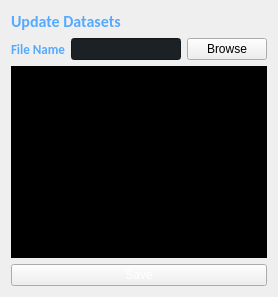
            <widget class="QWidget" name="update_page">
             <layout class="QVBoxLayout" name="verticalLayout">
              <item>
               <widget class="QLabel" name="lbl_update">
                <property name="font">
                 <font>
                  <family>Calibri</family>
                  <pointsize>12</pointsize>
                  <weight>75</weight>
                  <bold>true</bold>
                 </font>
                </property>
                <property name="styleSheet">
                 <string notr="true">color:rgb(85, 170, 255);</string>
                </property>
                <property name="text">
                 <string>Update Datasets</string>
                </property>
               </widget>
              </item>
              <item>
               <layout class="QHBoxLayout" name="horizontalLayout_6">
                <item>
                 <widget class="QLabel" name="lbl_fileName_3">
                  <property name="font">
                   <font>
                    <family>Calibri</family>
                    <pointsize>10</pointsize>
                    <weight>75</weight>
                    <bold>true</bold>
                   </font>
                  </property>
                  <property name="styleSheet">
                   <string notr="true">color:rgb(85, 170, 255)</string>
                  </property>
                  <property name="text">
                   <string>File Name</string>
                  </property>
                 </widget>
                </item>
                <item>
                 <widget class="QLineEdit" name="lineEdit_5">
                  <property name="styleSheet">
                   <string notr="true">background-color:rgb(28, 33, 38);
color:white;</string>
                  </property>
                 </widget>
                </item>
                <item>
                 <widget class="QPushButton" name="pushButton_5">
                  <property name="styleSheet">
                   <string notr="true">QPushButton{

background-color:rgb(52, 59, 72);
color:white;
}
QPushButton:hover {
background-color: rgb(57, 65, 80);
	border: 2px solid rgb(61, 70, 86);
}
QPushButton:pressed {	
	background-color: rgb(35, 40, 49);
}	border: 2px solid rgb(43, 50, 61);</string>
                  </property>
                  <property name="text">
                   <string>Browse</string>
                  </property>
                 </widget>
                </item>
               </layout>
              </item>
              <item>
               <widget class="QTableWidget" name="tableWidget">
                <property name="styleSheet">
                 <string notr="true">            QTableWidget {
background-color: #000000; 
alternate-background-color: #222222; 
gridline-color: #AAAAAA; 
color: #FFFFFF;
selected-color: white;
selection-background-color: #FFC000; 
selection-color: #AA00FF
} 
           QTableWidget QHeaderView { background-color: #00000000;}
           QTableWidget QHeaderView::section { background-color: #444444; color: #FFFFFF; border: none; 
           Tborder-style: none;} 
           QTableWidget QHeaderView::section:checked { background-color: #FFC000; color: #000000;}
           QHeaderView::section:horizontal { border-right: 1px solid #AAAAAA; }
           QHeaderView::section:vertical { border-bottom: 1px solid #AAAAAA; }
           QTableWidget QTableCornerButton::section {  background: #00000000;  border: 0px   }</string>
                </property>
               </widget>
              </item>
              <item>
               <widget class="QPushButton" name="pushButton_3">
                <property name="styleSheet">
                 <string notr="true">color:white
</string>
                </property>
                <property name="text">
                 <string>Save</string>
                </property>
                <property name="icon">
                 <iconset resource="../../../Dropbox/LAST SEMESTER YEAR 3/Senior Project/Inerface/Interface/UI/Icons.qrc">
                  <normaloff>:/Images/save.png</normaloff>:/Images/save.png</iconset>
                </property>
                <property name="iconSize">
                 <size>
                  <width>16</width>
                  <height>16</height>
                 </size>
                </property>
               </widget>
              </item>
             </layout>
            </widget>
